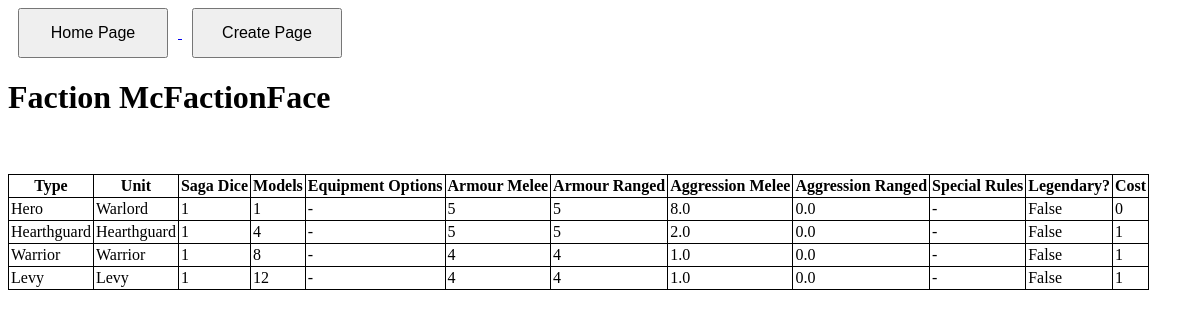
Page /saga/results/13 on the committed database.
### saga/models.py (models this page shows, shortened)
class Faction(models.Model):
    id = models.AutoField(primary_key=True)
    name = models.CharField(max_length = 30)
    description = models.TextField(default = "")
    specialRules = models.TextField(default = "-")
    def __str__(self):
        return self.name

class Unit(models.Model):
    id = models.AutoField(primary_key=True)
    sagaDice = models.PositiveIntegerField(default = 1)
    cost = models.PositiveIntegerField(default = 1)
    unitType = models.CharField(max_length = 20, default = "Hearthguard", choices=So.unitOptions)
    unitName = models.CharField(max_length = 50, default = "Hearthguard")
    numModels = models.PositiveIntegerField(default = 4)
    equipment = models.CharField(max_length = 50, default = "-", choices=So.equipmentOptions)
    armourMelee = models.PositiveIntegerField(default = 5)
    armourRanged = models.PositiveIntegerField(default = 5)
    aggMelee = models.FloatField(default = 2)
    aggRanged = models.FloatField(default = 0)
    specialRules = models.TextField(default = "-")
    isLegendary = models.BooleanField(default = False)
    factionId = models.ForeignKey(Faction, on_delete = models.CASCADE)

### saga/views.py (the view)
# urls.py: path("results/<int:factionId>",views.results, name = 'results'),
def results(request,factionId):
    faction = Faction.objects.filter(id = factionId)
    print(faction.first)
    if faction.count() > 0:
        print("We're digging for units")
        unitList = Unit.objects.filter(factionId__id = factionId)
        if unitList.count() > 0:
            print("We found units")
            heroList = Unit.objects.filter(factionId__id = factionId, unitType = "Hero").order_by("unitName")
            hearthguardList = Unit.objects.filter(factionId__id = factionId, unitType = "Hearthguard").order_by("unitName")
            warriorList = Unit.objects.filter(factionId__id = factionId, unitType = "Warrior").order_by("unitName")
            levyList = Unit.objects.filter(factionId__id = factionId, unitType = "Levy").order_by("unitName")
            unitSet = [heroList,hearthguardList,warriorList,levyList]
            context = {
                "unitSet" : unitSet,
                "faction" : faction
                }
            return render(request, "saga/results.html", context)
        else:
            print("No units in faction")
            context = {
                "faction" : faction
            }
            return render(request, "saga/results.html", context)
    else:
        print("no faction found")
        return redirect(reverse('saga:index'))

### saga/templates/saga/results.html (shortened to what this page needs)
<!DOCTYPE html>
<html lang="en">
{% load static %}
<link rel="stylesheet" href = "{%static 'saga/style.css'%}">
<head>
</head>
<body>
    <nav>
      <div class = "navBox">
          <a href = "{% url 'saga:index' %}" >
              <button> Home Page </button>
          </a>
          <a href = "{% url 'saga:create' %}" >
              <button> Create Page </button>
          </a>
      </div>
    </nav>
    {% if faction %}
        <header>
            <h1>{{faction.first.name}}</h1>
        </header>
        <br><br>
        <main>
            <table>
                <tr>
                  <th>Type</th>
                  <th>Unit</th>
                  <th>Saga Dice</th>
                  <th>Models</th>
                  <th>Equipment Options</th>
                  <th>Armour Melee</th>
                  <th>Armour Ranged</th>
                  <th>Aggression Melee</th>
                  <th>Aggression Ranged</th>
                  <th>Special Rules</th>
                  <th>Legendary?</th>
                  <th>Cost</th>
                </tr>
                {% for collection in unitSet %}
                  {% for unit in collection %}
                    <tr>
                      <td>{{unit.unitType}}</td>
                      <td>{{unit.unitName}}</td>
                      <td>{{unit.sagaDice}}</td>
                      <td>{{unit.numModels}}</td>
                      <td>{{unit.equipment}}</td>
                      <td>{{unit.armourMelee}}</td>
                      <td>{{unit.armourRanged}}</td>
                      <td>{{unit.aggMelee}}</td>
                      <td>{{unit.aggRanged}}</td>
                      <td>{{unit.specialRules}}</td>
                      <td>{{unit.isLegendary}}</td>
                      <td>{{unit.cost}}</td>
                    </tr>
                  {% endfor %}
                {% endfor %}
              </table>
        </main>
    {% else %}
        Faction not found, change this to redirect
    {% endif %}
</body>
</html>

### saga/static/saga/style.css (style rules this page uses)
table { border-collapse: collapse; border: 1px solid black; table-layout: fixed; }
th,td { border: 1px solid black; padding: 2px; }
.navBox { justify-content: center; align-items: left; gap:10px; }
.navBox button { width: 150px; height: 50px; font-size: 16px; margin: 0 10px; }

### rows in the picture
Faction: first.name "Faction McFactionFace"
Unit: unitType "Hero", unitName "Warlord", sagaDice "1", numModels "1", equipment "-", armourMelee "5", armourRanged "5", aggMelee "8.0", aggRanged "0.0", specialRules "-", isLegendary "False", cost "0"
Unit: unitType "Hearthguard", unitName "Hearthguard", sagaDice "1", numModels "4", equipment "-", armourMelee "5", armourRanged "5", aggMelee "2.0", aggRanged "0.0", specialRules "-", isLegendary "False", cost "1"
Unit: unitType "Warrior", unitName "Warrior", sagaDice "1", numModels "8", equipment "-", armourMelee "4", armourRanged "4", aggMelee "1.0", aggRanged "0.0", specialRules "-", isLegendary "False", cost "1"
Unit: unitType "Levy", unitName "Levy", sagaDice "1", numModels "12", equipment "-", armourMelee "4", armourRanged "4", aggMelee "1.0", aggRanged "0.0", specialRules "-", isLegendary "False", cost "1"
